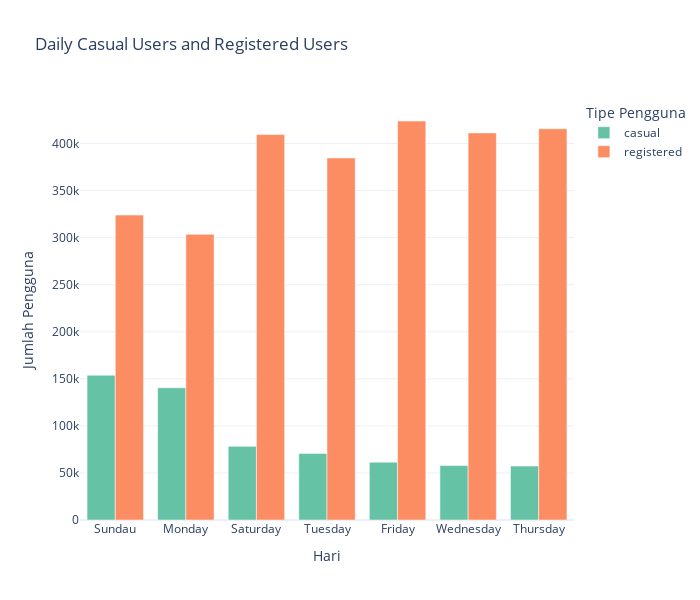

Here is the notebook cell this chart was saved with:
### Code cell
fig = px.bar(
    daily,
    x="day",
    y=["casual", "registered"],
    title="Daily Casual Users and Registered Users",
    labels={"value": "Jumlah Pengguna", 
            "day": "Hari", 
            "variable": "Tipe Pengguna"},
    barmode="group",
    color="variable",  # Warna berdasarkan tipe pengguna
    color_discrete_sequence=px.colors.qualitative.Set2  # Skema warna yang menarik
)
fig.update_traces(
    hovertemplate="Day: %{x}<br>Tipe: %{legendgroup}<br>Jumlah: %{y:,}"
)
fig.update_layout(
    template="plotly_white",
    height=600,
    width=700
)
fig.show()

### Figure 1 — Plotly figure (JSON) as saved in the notebook; plotly's stock layout.template omitted (floating-point values rounded to 4 significant figures)
{"data": [{"alignmentgroup": "True", "hovertemplate": "Day: %{x}<br>Tipe: %{legendgroup}<br>Jumlah: %{y:,}", "legendgroup": "casual", "marker": {"color": "rgb(102,194,165)", "pattern": {"shape": ""}}, "name": "casual", "offsetgroup": "casual", "orientation": "v", "showlegend": true, "textposition": "auto", "type": "bar", "x": ["Sundau", "Monday", "Saturday", "Tuesday", "Friday", "Wednesday", "Thursday"], "xaxis": "x", "y": [153852, 140521, 78238, 70784, 61460, 57843, 57319], "yaxis": "y"}, {"alignmentgroup": "True", "hovertemplate": "Day: %{x}<br>Tipe: %{legendgroup}<br>Jumlah: %{y:,}", "legendgroup": "registered", "marker": {"color": "rgb(252,141,98)", "pattern": {"shape": ""}}, "name": "registered", "offsetgroup": "registered", "orientation": "v", "showlegend": true, "textposition": "auto", "type": "bar", "x": ["Sundau", "Monday", "Saturday", "Tuesday", "Friday", "Wednesday", "Thursday"], "xaxis": "x", "y": [323955, 303506, 409552, 384719, 423935, 411266, 415729], "yaxis": "y"}], "layout": {"barmode": "group", "height": 600, "legend": {"title": {"text": "Tipe Pengguna"}, "tracegroupgap": 0}, "title": {"text": "Daily Casual Users and Registered Users"}, "width": 700, "xaxis": {"anchor": "y", "domain": [0, 1], "title": {"text": "Hari"}}, "yaxis": {"anchor": "x", "domain": [0, 1], "title": {"text": "Jumlah Pengguna"}}}}
